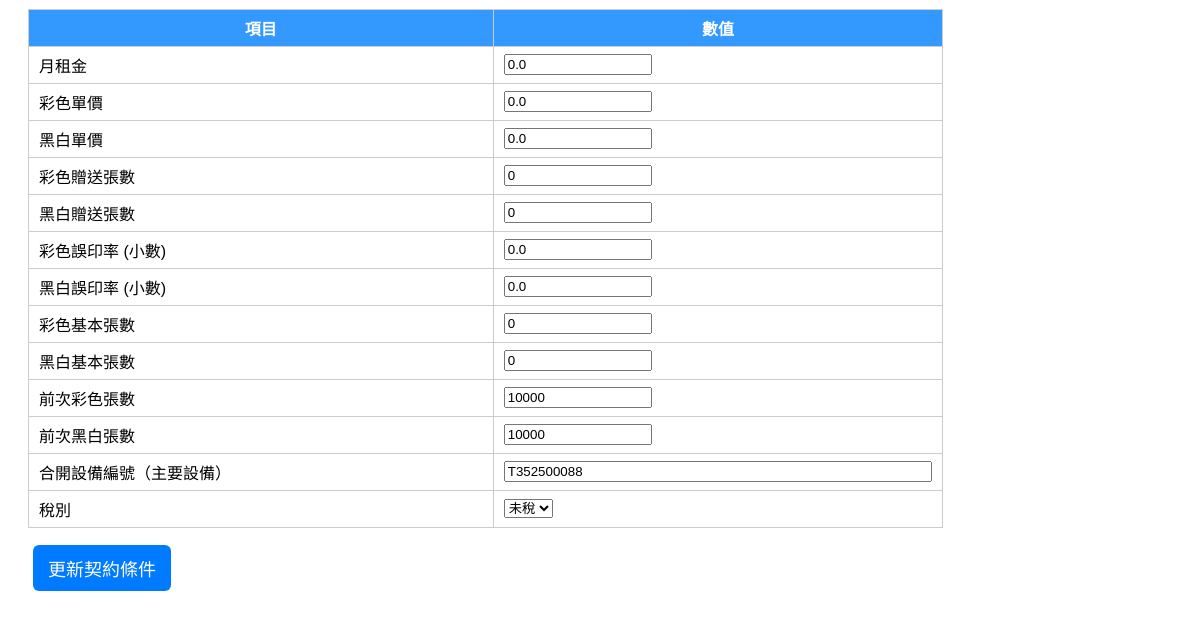
Before: /billing/?device_id=T352500089 (lower part) with the older database file.
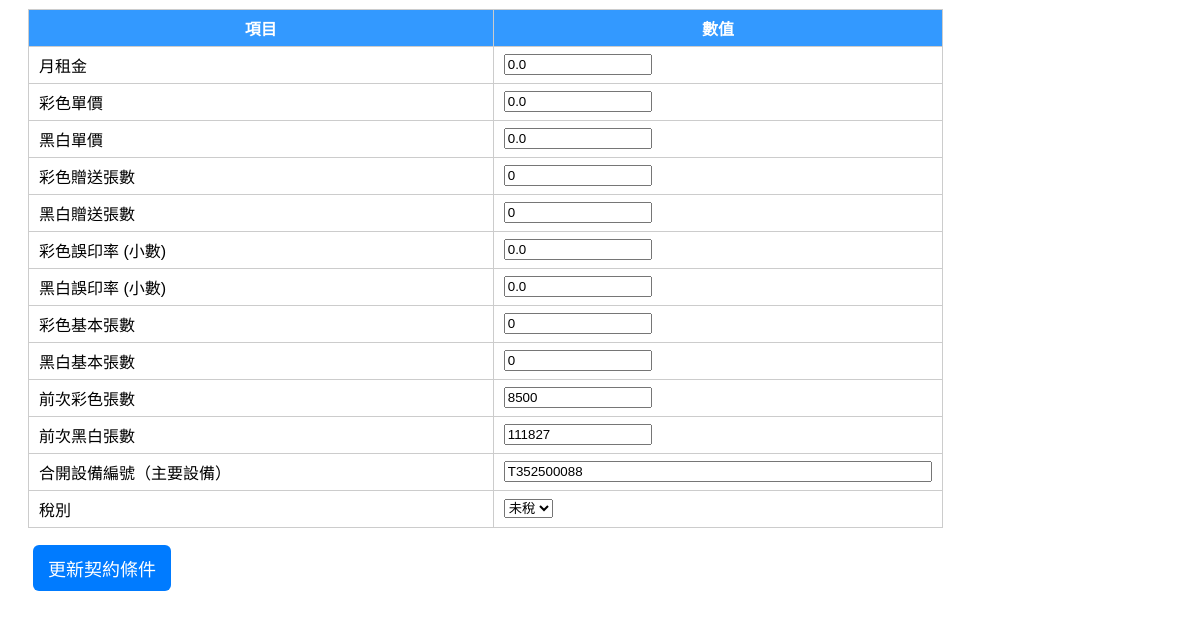
After: the same page with the newer database file.
### tables this page shows
CREATE TABLE usage (
        id INTEGER PRIMARY KEY AUTOINCREMENT,
        device_id TEXT,
        month TEXT,
        color_count INTEGER,
        bw_count INTEGER,
        timestamp TEXT
    );

### modules/billing.py (the view)
@bp.route("/", methods=["GET", "POST"])
def index():
    message = request.args.get("message", "")
    contract, customer, result = None, None, None
    contra_text = ""
    last_color, last_bw, last_time = 0, 0, ""
    matches = []
    related_devices = []
    if request.method == "POST":
        mode = request.form.get("mode")
        keyword = request.form.get("device_id", "").strip()
        if mode == "query":
            contract, contra_text = get_contract(keyword)
            customer = get_customer(keyword)
            if not contract:
                matches = search_customers_by_name(keyword)
                if matches:
                    message = f"🔍 找到 {len(matches)} 筆相符客戶"
                else:
                    message = f"❌ 找不到設備或客戶：{keyword}"
            else:
                last_color, last_bw, last_time = get_last_counts(keyword)
                related_devices = get_related_devices(keyword)
        elif mode == "calculate":
            device_id = keyword
            contract, contra_text = get_contract(device_id)
            customer = get_customer(device_id)
            if contract:
                related_devices = get_related_devices(device_id)
                total_last_color = 0
                total_last_bw = 0
                total_curr_color = 0
                total_curr_bw = 0
                for dev in related_devices:
                    last_c, last_b, _ = get_last_counts(dev)
                    total_last_color += last_c
                    total_last_bw += last_b
                    val_c = request.form.get(f"curr_color_{dev}")
                    val_b = request.form.get(f"curr_bw_{dev}")
                    if val_c is None or val_b is None:
                        total_curr_color += int(request.form.get("curr_color", "0"))
                        total_curr_bw += int(request.form.get("curr_bw", "0"))
                    else:
                        total_curr_color += int(val_c or 0)
                        total_curr_bw += int(val_b or 0)
                try:
                    selected_month = int(request.form.get("selected_month") or 0)
                    if not (1 <= selected_month <= 12):
                        selected_month = datetime.now().month
                except ValueError:
                    selected_month = datetime.now().month
                delta_color = total_curr_color - total_last_color
                delta_bw = total_curr_bw - total_last_bw
                result = calculate(contract, total_curr_color, total_curr_bw, total_last_color, total_last_bw)
                for dev in related_devices:
                    val_c = request.form.get(f"curr_color_{dev}")
                    val_b = request.form.get(f"curr_bw_{dev}")
                    if val_c is None or val_b is None:
                        curr_c = int(request.form.get("curr_color", "0"))
                        curr_b = int(request.form.get("curr_bw", "0"))
                    else:
                        curr_c = int(val_c or 0)
                        curr_b = int(val_b or 0)
                    insert_usage(dev, curr_c, curr_b)
                save_monthly_summary(device_id, selected_month, total_curr_color, total_curr_bw, total_last_color, total_last_bw, result)
                message = f"✅ {device_id} 的抄表與金額已儲存至 {selected_month} 月"
            else:
                message = f"❌ 找不到設備 {device_id}"
        elif mode == "update_contract":
            device_id = keyword
            fields = {
                "monthly_rent": float(request.form.get("monthly_rent", "0") or 0),
                "color_unit_price": float(request.form.get("color_unit_price", "0") or 0),
                "bw_unit_price": float(request.form.get("bw_unit_price", "0") or 0),
                "color_giveaway": int(request.form.get("color_giveaway", "0") or 0),
                "bw_giveaway": int(request.form.get("bw_giveaway", "0") or 0),
                "color_error_rate": float(request.form.get("color_error_rate", "0") or 0),
                "bw_error_rate": float(request.form.get("bw_error_rate", "0") or 0),
                "color_basic": int(request.form.get("color_basic", "0") or 0),
                "bw_basic": int(request.form.get("bw_basic", "0") or 0),
                "tax_type": request.form.get("tax_type", "含稅"),
            }
            conn = sqlite3.connect(DB_FILE)
            c = conn.cursor()
            c.execute("""
                UPDATE contracts SET
                    monthly_rent=?, color_unit_price=?, bw_unit_price=?,
                    color_giveaway=?, bw_giveaway=?, color_error_rate=?, bw_error_rate=?,
                    color_basic=?, bw_basic=?, tax_type=?
                WHERE device_id=?""",
                (*fields.values(), device_id))
            conn.commit()
            conn.close()
            return redirect(url_for("billing.index", device_id=device_id, message="✅ 契約條件已更新"))
        elif mode == "update_customer":
            device_id = keyword
            fields = {
                "customer_name": request.form.get("customer_name", "").strip(),
                "device_number": request.form.get("device_number", "").strip(),
                "machine_model": request.form.get("machine_model", "").strip(),
                "tax_id": request.form.get("tax_id", "").strip(),
                "install_address": request.form.get("install_address", "").strip(),
                "service_person": request.form.get("service_person", "").strip(),
                "contract_number": request.form.get("contract_number", "").strip(),
                "contract_start": request.form.get("contract_start", "").strip(),
                "contract_end": request.form.get("contract_end", "").strip(),
            }
            conn = sqlite3.connect(DB_FILE)
            c = conn.cursor()
            c.execute("""
                UPDATE customers SET
                    customer_name=?, device_number=?, machine_model=?, tax_id=?,
                    install_address=?, service_person=?, contract_number=?,
                    contract_start=?, contract_end=?
                WHERE device_id=?
            """, (*fields.values(), device_id))
            conn.commit()
            conn.close()
            return redirect(url_for("billing.index", device_id=device_id, message="✅ 客戶資料已更新"))
        elif mode == "delete_customer":
            device_id = request.form.get("device_id")
            conn = sqlite3.connect(DB_FILE)
            c = conn.cursor()
            c.execute("DELETE FROM customers WHERE device_id=?", (device_id,))
            c.execute("DELETE FROM contracts WHERE device_id=?", (device_id,))
            c.execute("DELETE FROM usage WHERE device_id=?", (device_id,))
            c.execute("DELETE FROM billing_summary WHERE device_id=?", (device_id,))
            conn.commit()
            conn.close()
            message = f"🗑 已刪除客戶（設備編號：{device_id}）"
        elif mode == "new_customer":
            old_id = request.form.get("device_id")
            new_id = request.form.get("device_id_new", "").strip()
            old_customer = get_customer(old_id)
            old_contract, _ = get_contract(old_id)
            if not old_customer or not old_contract:
                message = f"❌ 找不到原始客戶或契約資料，無法建檔。"
            elif not new_id:
                message = "⚠️ 請輸入新設備編號。"
            else:
                new_fields = {
                    "device_id": new_id,
                    "customer_name": request.form.get("customer_name", "").strip(),
                    "device_number": request.form.get("device_number", "").strip(),
                    "machine_model": request.form.get("machine_model", "").strip(),
                    "tax_id": request.form.get("tax_id", "").strip(),
                    "install_address": request.form.get("install_address", "").strip(),
                    "service_person": request.form.get("service_person", "").strip(),
                    "contract_number": request.form.get("contract_number", "").strip(),
                    "contract_start": request.form.get("contract_start", "").strip(),
                    "contract_end": request.form.get("contract_end", "").strip(),
                }
                conn = sqlite3.connect(DB_FILE)
                c = conn.cursor()
                c.execute("""
                    INSERT INTO customers (
                        device_id, customer_name, device_number, machine_model,
                        tax_id, install_address, service_person,
                        contract_number, contract_start, contract_end
                    ) VALUES (?, ?, ?, ?, ?, ?, ?, ?, ?, ?)
                """, tuple(new_fields.values()))
                c.execute("""
                    INSERT INTO contracts (
                        device_id, monthly_rent, color_unit_price, bw_unit_price,
                        color_giveaway, bw_giveaway, color_error_rate, bw_error_rate,
                        color_basic, bw_basic, tax_type, contra
                    ) VALUES (?, ?, ?, ?, ?, ?, ?, ?, ?, ?, ?, ?)
                """, (
                    new_id,
                    old_contract["monthly_rent"], old_contract["color_unit_price"], old_contract["bw_unit_price"],
                    old_contract["color_giveaway"], old_contract["bw_giveaway"],
                    old_contract["color_error_rate"], old_contract["bw_error_rate"],
                    old_contract["color_basic"], old_contract["bw_basic"],
                    old_contract["tax_type"], old_contract.get("contra", "")
                ))
                conn.commit()
                conn.close()
                return redirect(url_for("billing.index", device_id=new_id, message="✅ 新客戶建檔成功！"))
    elif request.args.get("device_id"):
        q_device = request.args.get("device_id")
        contract, contra_text = get_contract(q_device)
        customer = get_customer(q_device)
        if contract:
            last_color, last_bw, last_time = get_last_counts(q_device)
            related_devices = get_related_devices(q_device)
        else:
            message = f"❌ 找不到設備 {q_device}"
    return render_template("billing_index.html",
                           billing_page=True,
                           contract=contract,
                           contra_text=contra_text,
                           customer=customer,
                           last_color=last_color,
                           last_bw=last_bw,
                           last_time=last_time,
                           result=result,
                           matches=matches,
                           message=message,
                           related_devices=related_devices)

### modules/billing.py (called while the page is built)
def get_contract(device_id):
    conn = sqlite3.connect(DB_FILE)
    c = conn.cursor()
    c.execute("SELECT * FROM contracts WHERE device_id=?", (device_id,))
    contract_row = c.fetchone()
    contra_text = ""
    if contract_row:
        col_names = [desc[0] for desc in c.description]
        contract_dict = dict(zip(col_names, contract_row))
        contra_text = contract_dict.get("contra", "")
    else:
        contract_dict = None
    conn.close()
    return contract_dict, contra_text

def get_customer(device_id):
    conn = sqlite3.connect(DB_FILE)
    c = conn.cursor()
    c.execute("SELECT * FROM customers WHERE device_id=?", (device_id,))
    row = c.fetchone()
    conn.close()
    if row:
        return {
            "device_id": row[0],
            "customer_name": row[1],
            "device_number": row[2],
            "machine_model": row[3],
            "tax_id": row[4],
            "install_address": row[5],
            "service_person": row[6],
            "contract_number": row[7],
            "contract_start": row[8],
            "contract_end": row[9]
        }
    return None

### templates/billing_index.html (shortened to what this page needs)
<!DOCTYPE html>
<html lang="zh-TW">
<head>
	    <div class="content-wrap">
</head>
<body>
    {% if contract %}
	<form method="POST" style="margin-top:20px; display:inline-block;">
		<br>
    <form method="POST" style="margin-top:8px;">
        <table class="contract-table">
            <tr><th>項目</th><th>數值</th></tr>
            <tr><td>月租金</td><td><input type="number" step="0.01" name="monthly_rent" value="{{ contract.monthly_rent }}"></td></tr>
            <tr><td>彩色單價</td><td><input type="number" step="0.01" name="color_unit_price" value="{{ contract.color_unit_price }}"></td></tr>
            <tr><td>黑白單價</td><td><input type="number" step="0.01" name="bw_unit_price" value="{{ contract.bw_unit_price }}"></td></tr>
            <tr><td>彩色贈送張數</td><td><input type="number" name="color_giveaway" value="{{ contract.color_giveaway }}"></td></tr>
            <tr><td>黑白贈送張數</td><td><input type="number" name="bw_giveaway" value="{{ contract.bw_giveaway }}"></td></tr>
            <tr><td>彩色誤印率 (小數)</td><td><input type="number" step="0.0001" name="color_error_rate" value="{{ contract.color_error_rate }}"></td></tr>
            <tr><td>黑白誤印率 (小數)</td><td><input type="number" step="0.0001" name="bw_error_rate" value="{{ contract.bw_error_rate }}"></td></tr>
            <tr><td>彩色基本張數</td><td><input type="number" name="color_basic" value="{{ contract.color_basic }}"></td></tr>
            <tr><td>黑白基本張數</td><td><input type="number" name="bw_basic" value="{{ contract.bw_basic }}"></td></tr>
            <tr><td>前次彩色張數</td><td><input type="text" value="{{ last_color }}" readonly></td></tr>
            <tr><td>前次黑白張數</td><td><input type="text" value="{{ last_bw }}" readonly></td></tr>
			<tr>
			  <td>合開設備編號（主要設備）</td>
			  <td>
				<input type="text" name="master_device_id"
					   value="{{ contract.master_device_id if contract.master_device_id else '' }}"
					   placeholder="若為主機留空，子機請填主機設備編號"
					   style="width:98%;">
			  </td>
			</tr>
			<tr><td>稅別</td>
                <td>
                    <select name="tax_type">
                        <option value="未稅" {% if contract.tax_type == "未稅" %}selected{% endif %}>未稅</option>
                    </select>
                </td>
            </tr>
        </table>
        <div style="margin-top:12px;">
            <button type="submit">更新契約條件</button>
        </div>
    </form>
    {% endif %}
</body>
</html>

Changed rows visible on the page:
no longer on this page (row unchanged): usage: color_count "10000", bw_count "10000"
added usage: color_count "8500", bw_count "111827"
